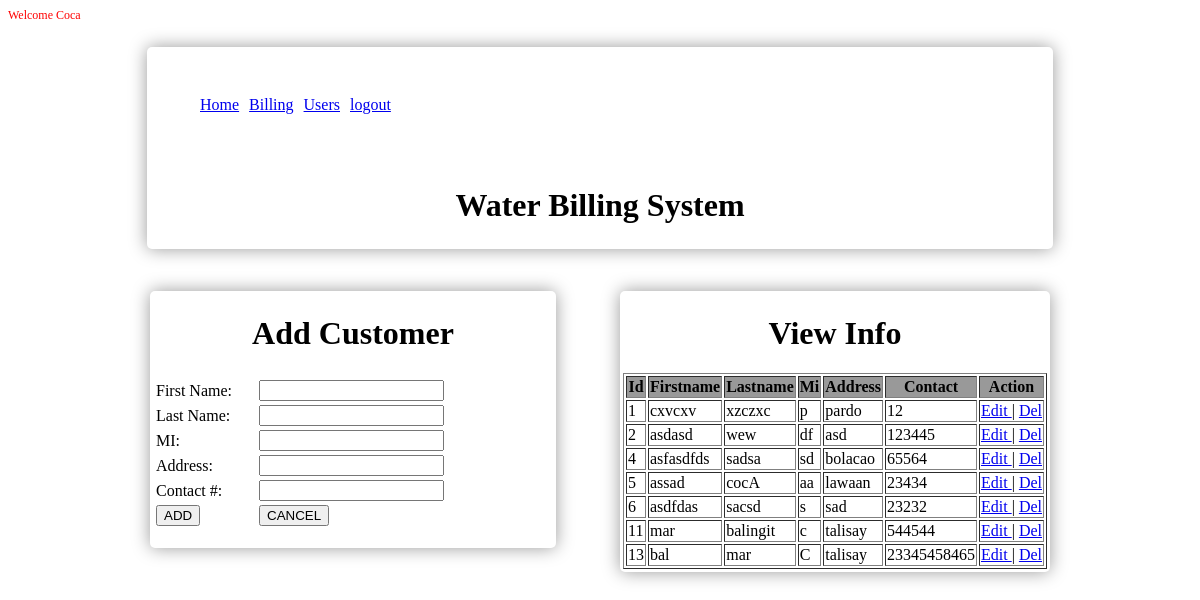
/billing.php (signed in), run on the app's committed database.
### tables this page shows
CREATE TABLE IF NOT EXISTS `user` (
  `id` int(10) NOT NULL AUTO_INCREMENT,
  `username` varchar(50) NOT NULL,
  `password` varchar(60) NOT NULL,
  `name` varchar(60) NOT NULL,
  PRIMARY KEY (`id`)
);

CREATE TABLE IF NOT EXISTS `owners` (
  `id` int(10) NOT NULL AUTO_INCREMENT,
  `lname` varchar(60) NOT NULL,
  `fname` varchar(60) NOT NULL,
  `mi` varchar(2) NOT NULL,
  `address` varchar(60) NOT NULL,
  `contact` varchar(15) NOT NULL,
  PRIMARY KEY (`id`)
);

### billing.php (the view, shortened to what this page needs)
<?php
$session=$_SESSION['id'];
$result = mysql_query("SELECT * FROM user where id= '$session'");
while($row = mysql_fetch_array($result))
  {
  $sessionname=$row['name'];
  }
?>
<p style="color:#F00; font-size:12px;">Welcome <?php echo $sessionname;?></p>
<!DOCTYPE html PUBLIC "-//W3C//DTD XHTML 1.0 Transitional//EN" "http://www.w3.org/TR/xhtml1/DTD/xhtml1-transitional.dtd">
<html xmlns="http://www.w3.org/1999/xhtml">
<head>
<link href="src/facebox.css" media="screen" rel="stylesheet" type="text/css" />
</head>
<body>
<div id="wrapper">
<div id="header">
<ul>
<li><a href="billing.php">Home</a></li>
<li><a href="bill.php">Billing</a></li>
<li><a href="user.php">Users</a></li>
<li><a href="logout.php">logout</a></li>
</ul>
</div>
<h1 align="center">Water Billing System</h1>
<div id="form">
  <p><h1 align="center">Add Customer</h1></p>
  <form method="post">
<table width="332" border="0">
  <tr>
    <td width="99"><input type="hidden"  name="id" value="0" /></td>
  </tr>
  <tr>
    <td>First Name:</td>
    <td width="223"><input type="text" name="fname" /></td>
    </tr>
    <tr>
    <td>Last Name:</td>
    <td><input type="text" name="lname" /></td>
    </tr>
    <tr>
    <td>MI:</td>
    <td><input type="text" name="mi" /></td>
  </tr>
  <tr>
    <td>Address:</td>
    <td><input type="text" name="address" /></td>
  </tr>
  <tr>
    <td>Contact #:</td>
    <td><input type="text" name="contact" /></td>
  </tr>
   <tr>
    <td><input type="submit" name="add" value="ADD" /></td>
  <td><input type="reset" value="CANCEL" /></td>
  </tr>
</table>
</form>
</div>
<div id="ryt">
<h1 align="center">View Info</h1>
<?php
$result = mysql_query("SELECT * FROM owners");
echo "<table border='1' bgcolor='#fff'>
<tr>
<th>Id</th>
<th>Firstname</th>
<th>Lastname</th>
<th>Mi</th>
<th>Address</th>
<th>Contact</th>
<th>Action</th>
</tr>";
while($row = mysql_fetch_array($result))
  {
  echo "<tr>";
  echo "<td>" . $row['id'] . "</td>";
  echo "<td>" . $row['fname'] . "</td>";
  echo "<td>" . $row['lname'] . "</td>";
  echo "<td>" . $row['mi'] . "</td>";
  echo "<td>" . $row['address'] . "</td>";
  echo "<td>" . $row['contact'] . "</td>";
 echo "<td><a rel='facebox' href='edit.php?id=".$row['id']."'>Edit </a>| ";
 echo "<a rel='facebox' href='del.php?id=".$row['id']."'>Del</td>";
  echo "</tr>";
  }
echo "</table>";
?>
</div>
</div>
</body>
</html>

### billing.php (style rules this page uses)
#wrapper { width:900px; margin:0 auto; border:3px solid rgba(0,0,0,0); -webkit-border-radius:5px; -moz-border-radius:5px; border-radius:5px; -webkit-box-shadow:0 0 18px rgba(0,0,0,0.4); -moz-box-shadow:0 0 18px rgba(0,0,0,0.4); box-shadow:0 0 18px rgba(0,0,0,0.4); margin-top:2%; }
#header { width:900px; height:100px; }
table th { background:#999; }
#form { width:400px; float:left; border:3px solid rgba(0,0,0,0); -webkit-border-radius:5px; -moz-border-radius:5px; border-radius:5px; -webkit-box-shadow:0 0 18px rgba(0,0,0,0.4); -moz-box-shadow:0 0 18px rgba(0,0,0,0.4); box-shadow:0 0 18px rgba(0,0,0,0.4); margin-top:5%; }
#ryt { float:right; border:3px solid rgba(0,0,0,0); -webkit-border-radius:5px; -moz-border-radius:5px; border-radius:5px; -webkit-box-shadow:0 0 18px rgba(0,0,0,0.4); -moz-box-shadow:0 0 18px rgba(0,0,0,0.4); box-shadow:0 0 18px rgba(0,0,0,0.4); margin-top:5%; }
#header ul li { list-style:none; float:left; margin-top:30px; margin-left:10px; }

### data on the page
user: name "Coca"
owners: id "1", fname "cxvcxv", lname "xzczxc", mi "p", address "pardo", contact "12"
owners: id "2", fname "asdasd", lname "wew", mi "df", address "asd", contact "123445"
owners: id "4", fname "asfasdfds", lname "sadsa", mi "sd", address "bolacao", contact "65564"
owners: id "5", fname "assad", lname "cocA", mi "aa", address "lawaan", contact "23434"
owners: id "6", fname "asdfdas", lname "sacsd", mi "s", address "sad", contact "23232"
owners: id "11", fname "mar", lname "balingit", mi "c", address "talisay", contact "544544"
owners: id "13", fname "bal", lname "mar", mi "C", address "talisay", contact "23345458465"
